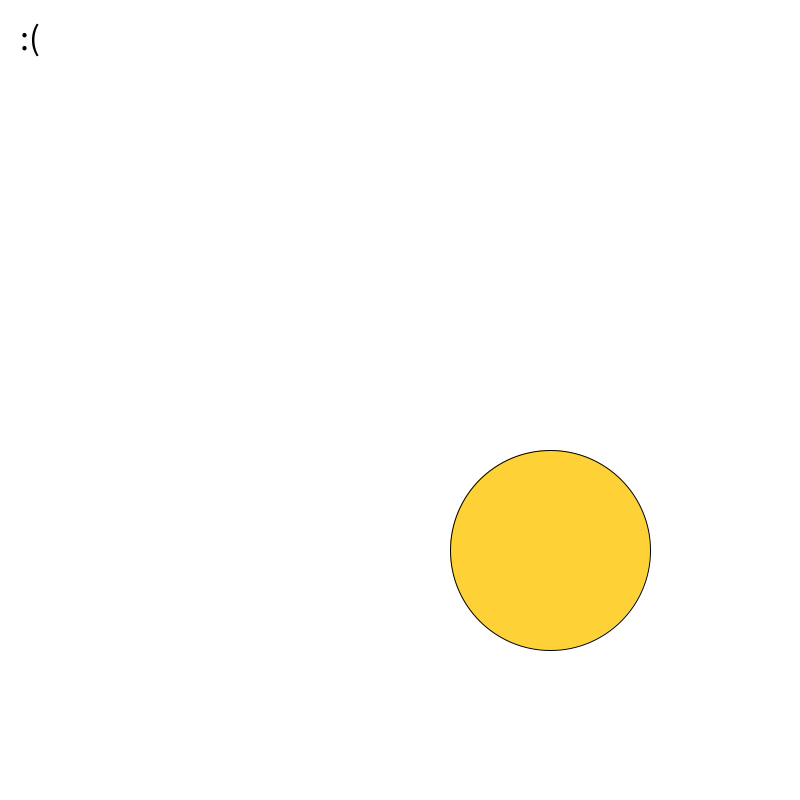
Frame 1 (no input)
Frame 60 (the mouse pressed at the canvas centre just before this capture): identical to frame 1, image omitted
Frame 120 (the mouse held since frame 60 and released just before this capture): identical to frame 1, image omitted

The Processing sketch that drew this single still picture (run headless with seeded random() and noise(); from frame 60 on, the mouse is pressed at the canvas centre):

// Processing sketch: interaction_1
// ── interaction_1.pde
void setup(){
  size(800, 800);
  
}

void draw(){
 background(255, 255, 255);
 
 fill(254, 209, 54);
 ellipse(550, 550, 200, 200);
 
 
 
 if(dist(mouseX, mouseY, 550, 550) < 100){
   fill(0, 0, 0);
   textSize(36);
   text("thank you for touching me! :)", 20, 50);
 }else{
   fill(0, 0, 0);
   textSize(36);
   text(":(", 20, 50);
 }
}
